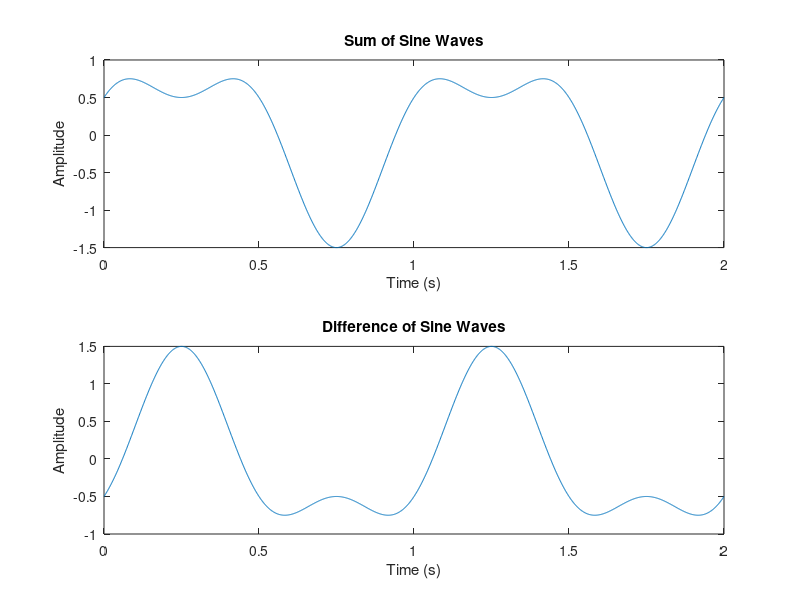

The MATLAB source for this figure:
% Define parameters for first sine wave
amplitude1 = 1;
frequency1 = 1; % in Hz
phase1 = 0;
duration = 2; % in seconds
sampling_rate = 1000; % in Hz

% Generate time vector
t = 0:1/sampling_rate:duration;

% Generate first sine wave
y1 = amplitude1 * sin(2 * pi * frequency1 * t + phase1);

% Define parameters for second sine wave
amplitude2 = 0.5;
frequency2 = 2; % in Hz
phase2 = pi/2;

% Generate second sine wave
y2 = amplitude2 * sin(2 * pi * frequency2 * t + phase2);

% Perform addition and subtraction
y_add = y1 + y2;
y_sub = y1 - y2;

% Plot the resulting waves
subplot(2,1,1);
plot(t, y_add);
xlabel('Time (s)');
ylabel('Amplitude');
title('Sum of Sine Waves');

subplot(2,1,2);
plot(t, y_sub);
xlabel('Time (s)');
ylabel('Amplitude');
title('Difference of Sine Waves');
